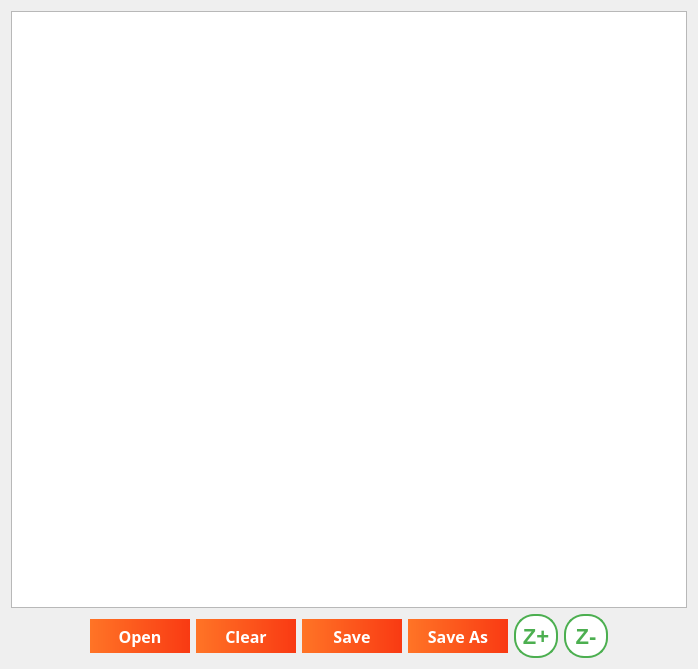
<?xml version="1.0" encoding="UTF-8"?>
<ui version="4.0">
 <class>Form</class>
 <widget class="QWidget" name="Form">
  <property name="geometry">
   <rect>
    <x>0</x>
    <y>0</y>
    <width>698</width>
    <height>669</height>
   </rect>
  </property>
  <property name="windowTitle">
   <string>Form</string>
  </property>
  <layout class="QGridLayout" name="gridLayout">
   <item row="0" column="0">
    <widget class="QTextEdit" name="textEdit">
     <property name="font">
      <font>
       <family>Arial</family>
       <pointsize>14</pointsize>
      </font>
     </property>
    </widget>
   </item>
   <item row="1" column="0">
    <layout class="QHBoxLayout" name="horizontalLayout">
     <item>
      <spacer name="horizontalSpacer">
       <property name="orientation">
        <enum>Qt::Horizontal</enum>
       </property>
       <property name="sizeHint" stdset="0">
        <size>
         <width>40</width>
         <height>20</height>
        </size>
       </property>
      </spacer>
     </item>
     <item>
      <widget class="QPushButton" name="btn_Open">
       <property name="styleSheet">
        <string notr="true">QPushButton {
    color: #ffffff;
    font-family: Eina01, sans-serif;
    font-size: 16px;
    font-weight: 800;
    min-width: 100px;
    max-width: 100px;
    min-height: 34px;
    max-height: 34px;
    padding: 0;  /* Remove extra padding for fixed size */
    border: none;
    border-radius: 40px; /* half of 80px from original */
    background: qlineargradient(spread:pad, x1:0, y1:0, x2:1, y2:0, stop:0 #ff7426, stop:1 #f93a13);
}

QPushButton:hover:!disabled {
    background: qlineargradient(spread:pad, x1:0, y1:0, x2:1, y2:0, stop:0 rgb(255,116,38), stop:1 rgb(249,58,19));
}

QPushButton:pressed:!disabled {
    color: #cccccc;
    background: qlineargradient(spread:pad, x1:0, y1:0, x2:1, y2:0, stop:0 rgba(0,0,0,0.2), stop:1 rgba(0,0,0,0.2)), 
                qlineargradient(spread:pad, x1:0, y1:0, x2:1, y2:0, stop:0 #ff7426, stop:1 #f93a13);
}

QPushButton:disabled {
    opacity: 0.24;
    background: #888888;
    color: #ccc;
}
</string>
       </property>
       <property name="text">
        <string>Open</string>
       </property>
      </widget>
     </item>
     <item>
      <widget class="QPushButton" name="btn_Clear">
       <property name="enabled">
        <bool>true</bool>
       </property>
       <property name="styleSheet">
        <string notr="true">QPushButton {
    color: #ffffff;
    font-family: Eina01, sans-serif;
    font-size: 16px;
    font-weight: 800;
    min-width: 100px;
    max-width: 100px;
    min-height: 34px;
    max-height: 34px;
    padding: 0;  /* Remove extra padding for fixed size */
    border: none;
    border-radius: 40px; /* half of 80px from original */
    background: qlineargradient(spread:pad, x1:0, y1:0, x2:1, y2:0, stop:0 #ff7426, stop:1 #f93a13);
}

QPushButton:hover:!disabled {
    background: qlineargradient(spread:pad, x1:0, y1:0, x2:1, y2:0, stop:0 rgb(255,116,38), stop:1 rgb(249,58,19));
}

QPushButton:pressed:!disabled {
    color: #cccccc;
    background: qlineargradient(spread:pad, x1:0, y1:0, x2:1, y2:0, stop:0 rgba(0,0,0,0.2), stop:1 rgba(0,0,0,0.2)), 
                qlineargradient(spread:pad, x1:0, y1:0, x2:1, y2:0, stop:0 #ff7426, stop:1 #f93a13);
}

QPushButton:disabled {
    opacity: 0.24;
    background: #888888;
    color: #ccc;
}
</string>
       </property>
       <property name="text">
        <string>Clear</string>
       </property>
      </widget>
     </item>
     <item>
      <widget class="QPushButton" name="btn_Save">
       <property name="styleSheet">
        <string notr="true">QPushButton {
    color: #ffffff;
    font-family: Eina01, sans-serif;
    font-size: 16px;
    font-weight: 800;
    min-width: 100px;
    max-width: 100px;
    min-height: 34px;
    max-height: 34px;
    padding: 0;  /* Remove extra padding for fixed size */
    border: none;
    border-radius: 40px; /* half of 80px from original */
    background: qlineargradient(spread:pad, x1:0, y1:0, x2:1, y2:0, stop:0 #ff7426, stop:1 #f93a13);
}

QPushButton:hover:!disabled {
    background: qlineargradient(spread:pad, x1:0, y1:0, x2:1, y2:0, stop:0 rgb(255,116,38), stop:1 rgb(249,58,19));
}

QPushButton:pressed:!disabled {
    color: #cccccc;
    background: qlineargradient(spread:pad, x1:0, y1:0, x2:1, y2:0, stop:0 rgba(0,0,0,0.2), stop:1 rgba(0,0,0,0.2)), 
                qlineargradient(spread:pad, x1:0, y1:0, x2:1, y2:0, stop:0 #ff7426, stop:1 #f93a13);
}

QPushButton:disabled {
    opacity: 0.24;
    background: #888888;
    color: #ccc;
}
</string>
       </property>
       <property name="text">
        <string>Save</string>
       </property>
      </widget>
     </item>
     <item>
      <widget class="QPushButton" name="btn_SaveAs">
       <property name="styleSheet">
        <string notr="true">QPushButton {
    color: #ffffff;
    font-family: Eina01, sans-serif;
    font-size: 16px;
    font-weight: 800;
    min-width: 100px;
    max-width: 100px;
    min-height: 34px;
    max-height: 34px;
    padding: 0;  /* Remove extra padding for fixed size */
    border: none;
    border-radius: 40px; /* half of 80px from original */
    background: qlineargradient(spread:pad, x1:0, y1:0, x2:1, y2:0, stop:0 #ff7426, stop:1 #f93a13);
}

QPushButton:hover:!disabled {
    background: qlineargradient(spread:pad, x1:0, y1:0, x2:1, y2:0, stop:0 rgb(255,116,38), stop:1 rgb(249,58,19));
}

QPushButton:pressed:!disabled {
    color: #cccccc;
    background: qlineargradient(spread:pad, x1:0, y1:0, x2:1, y2:0, stop:0 rgba(0,0,0,0.2), stop:1 rgba(0,0,0,0.2)), 
                qlineargradient(spread:pad, x1:0, y1:0, x2:1, y2:0, stop:0 #ff7426, stop:1 #f93a13);
}

QPushButton:disabled {
    opacity: 0.24;
    background: #888888;
    color: #ccc;
}
</string>
       </property>
       <property name="text">
        <string>Save As</string>
       </property>
      </widget>
     </item>
     <item>
      <widget class="QPushButton" name="btn_Zoomin">
       <property name="styleSheet">
        <string notr="true">QPushButton {
    min-width: 40px;
    max-width: 40px;
    min-height: 40px;
    max-height: 40px;

    border-radius: 20px;   /* perfect circle */
    border: 2px solid #4CAF50;

    background-color: #ffffff;
    color: #4CAF50;

    font-size: 22px;
    font-weight: bold;

    padding: 0px;
}

QPushButton:hover:!disabled {
    background-color: #4CAF50;
    color: #ffffff;
}

QPushButton:pressed:!disabled {
    background-color: #3e8e41;
    border-color: #3e8e41;
}

QPushButton:disabled {
    opacity: 0.4;
}
</string>
       </property>
       <property name="text">
        <string>Z+</string>
       </property>
      </widget>
     </item>
     <item>
      <widget class="QPushButton" name="btn_Zoomout">
       <property name="minimumSize">
        <size>
         <width>44</width>
         <height>44</height>
        </size>
       </property>
       <property name="maximumSize">
        <size>
         <width>44</width>
         <height>44</height>
        </size>
       </property>
       <property name="styleSheet">
        <string notr="true">QPushButton {
    min-width: 40px;
    max-width: 40px;
    min-height: 40px;
    max-height: 40px;

    border-radius: 20px;   /* perfect circle */
    border: 2px solid #4CAF50;

    background-color: #ffffff;
    color: #4CAF50;

    font-size: 22px;
    font-weight: bold;

    padding: 0px;
}

QPushButton:hover:!disabled {
    background-color: #4CAF50;
    color: #ffffff;
}

QPushButton:pressed:!disabled {
    background-color: #3e8e41;
    border-color: #3e8e41;
}

QPushButton:disabled {
    opacity: 0.4;
}
</string>
       </property>
       <property name="text">
        <string>Z-</string>
       </property>
      </widget>
     </item>
     <item>
      <spacer name="horizontalSpacer_2">
       <property name="orientation">
        <enum>Qt::Horizontal</enum>
       </property>
       <property name="sizeHint" stdset="0">
        <size>
         <width>40</width>
         <height>20</height>
        </size>
       </property>
      </spacer>
     </item>
    </layout>
   </item>
  </layout>
 </widget>
 <resources/>
 <connections/>
</ui>
